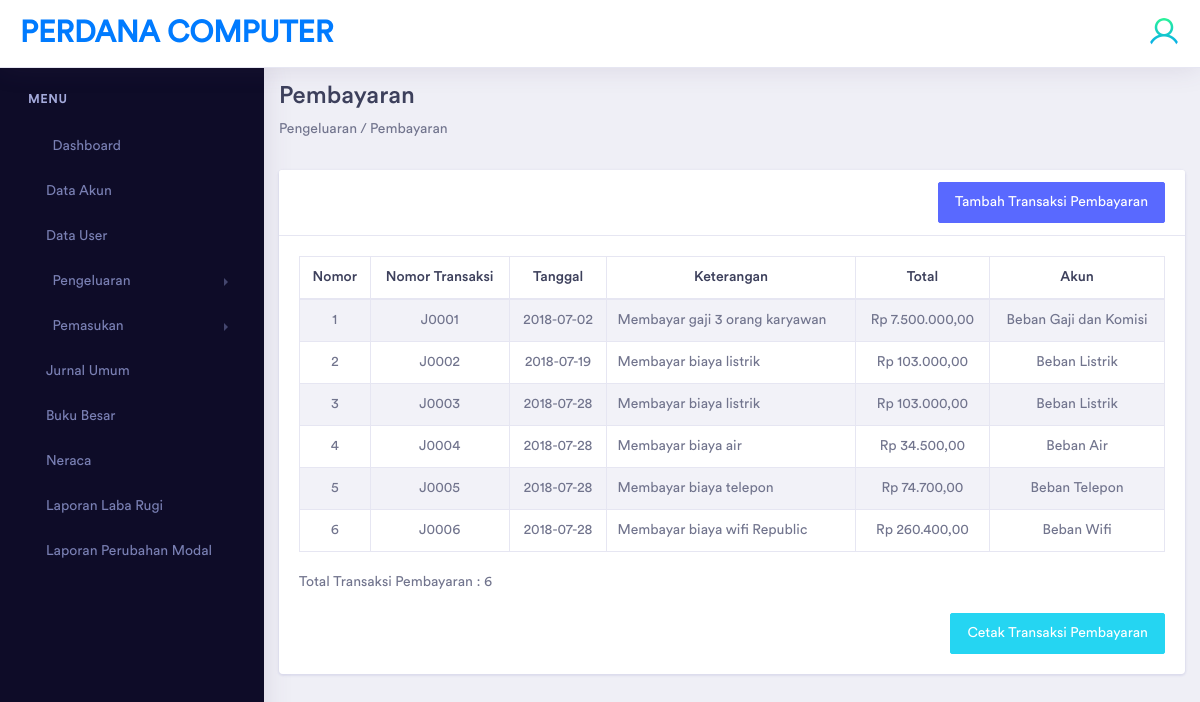
Screenshot of /modules/pembayaran.php (signed in) with the database file from the repository.
### tables this page shows
CREATE TABLE `pembayaran` (
  `id_pembayaran` int(11) NOT NULL,
  `id_baganakun` int(11) NOT NULL,
  `nomortransaksi_pembayaran` varchar(100) NOT NULL,
  `tanggal_pembayaran` varchar(100) NOT NULL,
  `keterangan_pembayaran` varchar(255) NOT NULL,
  `total_pembayaran` varchar(100) NOT NULL
);

CREATE TABLE `bagan_akun` (
  `id_baganakun` int(11) NOT NULL,
  `kode_akun` varchar(100) NOT NULL,
  `nama_akun` varchar(100) NOT NULL,
  `posisi` varchar(10) NOT NULL,
  `status_akun` enum('Debit','Kredit') NOT NULL,
  `posisi_neraca` varchar(10) NOT NULL,
  `pm` varchar(10) NOT NULL,
  `jenis` varchar(10) NOT NULL
);

### config/koneksi.php (called while the page is built, shortened)
<?php
 $base_url="http://localhost/Webakuntansi/";
?>

### modules/pembayaran.php (the view, shortened to what this page needs)
<?php
include "../config/koneksi.php";
?>
<!doctype html>
<html lang="en">
<head>
    <link rel="stylesheet" href="<?php echo $base_url;?>includes/assets/vendor/bootstrap/css/bootstrap.min.css">
    <link href="<?php echo $base_url;?>includes/assets/vendor/fonts/circular-std/style.css" rel="stylesheet">
    <link rel="stylesheet" href="<?php echo $base_url;?>includes/assets/libs/css/style.css">
    <link rel="stylesheet" href="<?php echo $base_url;?>includes/assets/vendor/fonts/fontawesome/css/fontawesome-all.css">
    <link rel="stylesheet" href="<?php echo $base_url;?>includes/assets/vendor/charts/morris-bundle/morris.css">
    <link rel="stylesheet" href="<?php echo $base_url;?>includes/assets/vendor/fonts/material-design-iconic-font/css/materialdesignicons.min.css">
</head>
<body>
<?php if(@$_SESSION['username']){
  ?>
    <div class="dashboard-main-wrapper">
    <?php include "header.php";
  ?>
	    </div>
	    <div class="nav-left-sidebar sidebar-dark">
      <?php include "sidebar.php";
  ?>
	    </div>
	    <div class="dashboard-wrapper">
	        <div class="dashboard-influence">
	            <div class="container-fluid ">
                    <div class="row">
                    <div class="col-xl-12 col-lg-12 col-md-12 col-sm-12 col-12">
                        <div class="page-header">
                            <h2 class="pageheader-title">Pembayaran</h2>
                            <p>Pengeluaran / Pembayaran</P>
                        </div>
                    </div>
                </div>
                      <div class="row">
                    <div class="col-xl-12 col-lg-12 col-md-12 col-sm-12 col-12">
                        <div class="card">
                            <div class="card-header">
                                <div align="right"> <a href="#" class="btn btn-primary" data-toggle="modal" data-target="#exampleModal">
                    Tambah Transaksi Pembayaran</a> </div>
                            </div>
                            <div class="card-body">
                                <div class="table-responsive">
                                    <table id="example4" class="table table-striped table-bordered" style="width:100%">
                                        <thead>
                                            <tr>
                                            <th style="text-align:center;">Nomor</th>
                                            <th style="text-align:center;">Nomor Transaksi</th>
                                                <th style="text-align:center;">Tanggal</th>
                                                <th style="text-align:center;">Keterangan</th>
                                                <th style="text-align:center;">Total</th>
                                                <th style="text-align:center;">Akun</th>
                                            </tr>
                                        </thead>
                                        <?php
  $no =1;
  $ambil1 = mysqli_query($conn,"SELECT * FROM pembayaran inner join bagan_akun on pembayaran.id_baganakun=bagan_akun.id_baganakun");
  while ($data1 = mysqli_fetch_array($ambil1)) {
    ?>
  <tr>
    <td style="text-align:center;"><?php echo $no++;?></td>
    <td style="text-align:center;"><?php echo $data1['nomortransaksi_pembayaran'];?></td>
    <td style="text-align:center;"><?php echo $data1['tanggal_pembayaran'];?></td>
    <td style="text-align:left;"><?php echo $data1['keterangan_pembayaran'];?></td>
    <td style="text-align:center;"><?php echo "Rp ".number_format($data1['total_pembayaran'], 2, ",", ".");?></td>
    <td style="text-align:center;"><?php echo $data1['nama_akun'];?></td>
                                      </div>
                                      </div>
                                      </div>
  </tr>
  <?php
  }
  ?>
                                    <p><p>Total Transaksi Pembayaran : <?php echo mysqli_num_rows($ambil1) ?></p></p>
                                   <div align="right">   <a href="../modules/cetakpembayaran.php" class="btn btn-info">Cetak Transaksi Pembayaran</a> </div>
                      <?php } else { echo "<script>window.location.href='login.php'</script>";} ?>
</body>
</html>

### rows the page displays
pembayaran: nomortransaksi_pembayaran "J0001", tanggal_pembayaran "2018-07-02", keterangan_pembayaran "Membayar gaji 3 orang karyawan", total_pembayaran "7.500.000,00", id_baganakun.nama_akun "Beban Gaji dan Komisi"
pembayaran: nomortransaksi_pembayaran "J0002", tanggal_pembayaran "2018-07-19", keterangan_pembayaran "Membayar biaya listrik", total_pembayaran "103.000,00", id_baganakun.nama_akun "Beban Listrik"
pembayaran: nomortransaksi_pembayaran "J0003", tanggal_pembayaran "2018-07-28", keterangan_pembayaran "Membayar biaya listrik", total_pembayaran "103.000,00", id_baganakun.nama_akun "Beban Listrik"
pembayaran: nomortransaksi_pembayaran "J0004", tanggal_pembayaran "2018-07-28", keterangan_pembayaran "Membayar biaya air", total_pembayaran "34.500,00", id_baganakun.nama_akun "Beban Air"
pembayaran: nomortransaksi_pembayaran "J0005", tanggal_pembayaran "2018-07-28", keterangan_pembayaran "Membayar biaya telepon", total_pembayaran "74.700,00", id_baganakun.nama_akun "Beban Telepon"
pembayaran: nomortransaksi_pembayaran "J0006", tanggal_pembayaran "2018-07-28", keterangan_pembayaran "Membayar biaya wifi Republic", total_pembayaran "260.400,00", id_baganakun.nama_akun "Beban Wifi"

### other values shown
mysqli_num_rows($ambil1) "6"
